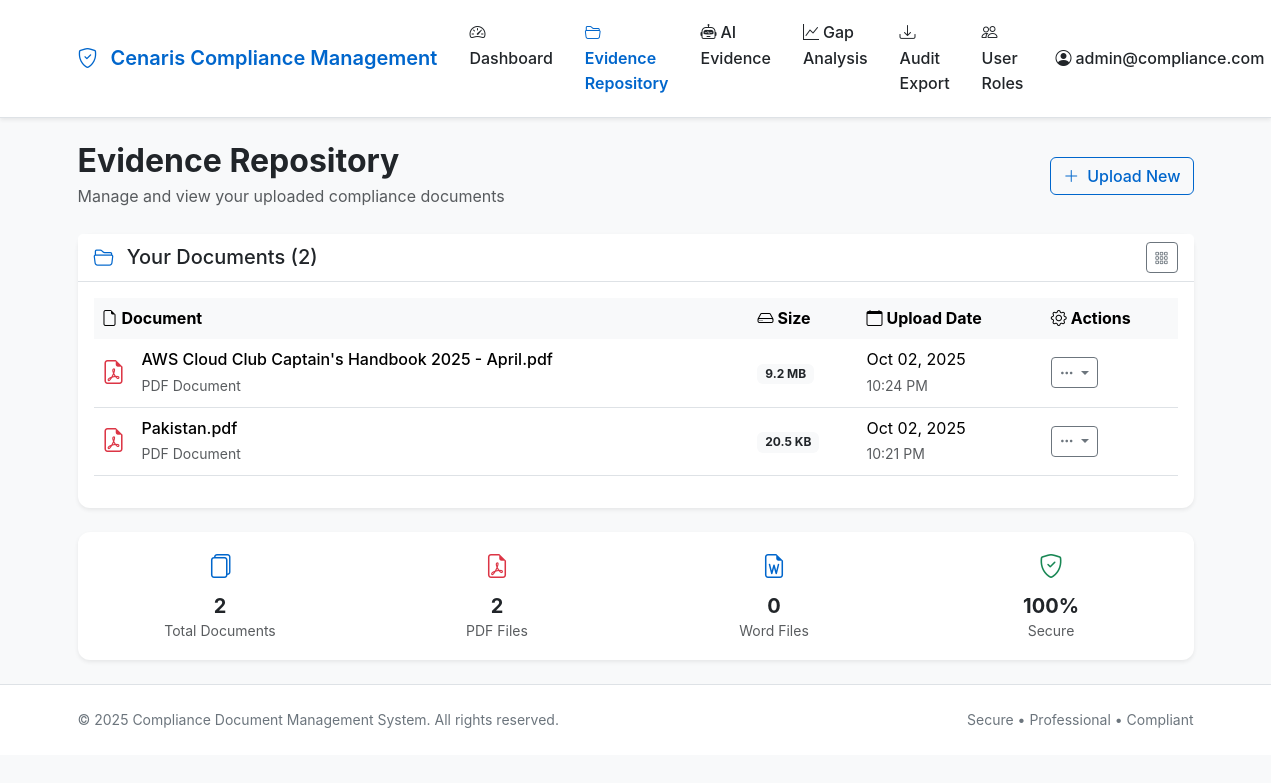
The page /evidence-repository (signed in) on the database as committed earlier.
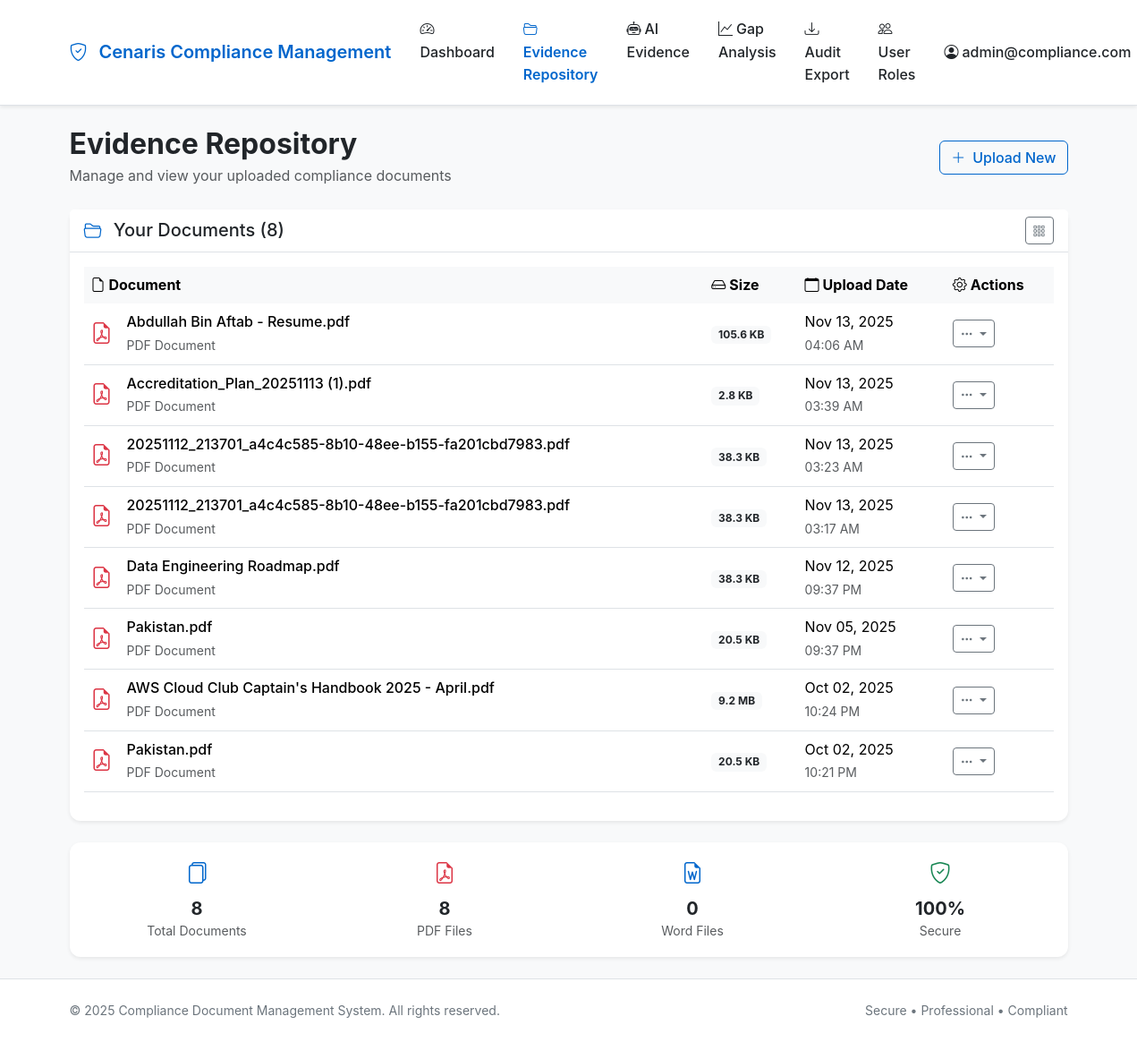
The same page on the database as committed later.
### tables this page shows
CREATE TABLE users (
                id INTEGER PRIMARY KEY AUTOINCREMENT,
                email VARCHAR(120) UNIQUE NOT NULL,
                password_hash VARCHAR(128) NOT NULL,
                created_at DATETIME DEFAULT CURRENT_TIMESTAMP,
                is_active BOOLEAN DEFAULT 1
            );

CREATE TABLE documents (
                id INTEGER PRIMARY KEY AUTOINCREMENT,
                filename VARCHAR(255) NOT NULL,
                original_filename VARCHAR(255) NOT NULL,
                blob_name VARCHAR(255) UNIQUE NOT NULL,
                file_size INTEGER,
                content_type VARCHAR(100),
                uploaded_by INTEGER NOT NULL,
                uploaded_at DATETIME DEFAULT CURRENT_TIMESTAMP,
                is_active BOOLEAN DEFAULT 1,
                FOREIGN KEY (uploaded_by) REFERENCES users (id)
            );

### app/main/routes.py (the view)
@bp.route('/evidence-repository')
@login_required
def evidence_repository():
    documents = Document.get_by_user(current_user.id)
    return render_template('main/evidence_repository.html',
                         title='Evidence Repository',
                         documents=documents)

### app/templates/main/evidence_repository.html (shortened to what this page needs)
{% extends "base.html" %}
{% block content %}
<div class="fade-in">
    <div class="row mb-4">
        <div class="col-12">
            <div class="d-flex justify-content-between align-items-center">
                <div>
                    <h1 class="h2 fw-bold text-dark mb-1">Evidence Repository</h1>
                    <p class="text-muted mb-0">Manage and view your uploaded compliance documents</p>
                </div>
                <div class="d-flex gap-2">
                    <a href="{{ url_for('main.dashboard') }}" class="btn btn-outline-primary">
                        <i class="bi bi-plus-lg me-2"></i>Upload New
                    </a>
                </div>
            </div>
        </div>
    </div>
    <div class="row">
        <div class="col-12">
            <div class="card border-0 shadow-sm">
                <div class="card-header bg-white border-bottom">
                    <div class="d-flex justify-content-between align-items-center">
                        <h5 class="card-title mb-0">
                            <i class="bi bi-folder2-open me-2 text-primary"></i>
                            Your Documents ({{ documents|length }})
                        </h5>
                        {% if documents %}
                            <div class="d-flex gap-2">
                                <button class="btn btn-sm btn-outline-secondary" onclick="toggleView()">
                                    <i class="bi bi-grid-3x3-gap" id="viewToggleIcon"></i>
                                </button>
                            </div>
                        {% endif %}
                    </div>
                </div>
                <div class="card-body">
                    {% if documents %}
                        <div id="tableView">
                            <div class="table-responsive">
                                <table class="table table-hover align-middle">
                                    <thead class="table-light">
                                        <tr>
                                            <th scope="col" class="border-0">
                                                <i class="bi bi-file-earmark me-1"></i>Document
                                            </th>
                                            <th scope="col" class="border-0">
                                                <i class="bi bi-hdd me-1"></i>Size
                                            </th>
                                            <th scope="col" class="border-0">
                                                <i class="bi bi-calendar me-1"></i>Upload Date
                                            </th>
                                            <th scope="col" class="border-0">
                                                <i class="bi bi-gear me-1"></i>Actions
                                            </th>
                                        </tr>
                                    </thead>
                                    <tbody>
                                        {% for document in documents %}
                                            <tr>
                                                <td>
                                                    <div class="d-flex align-items-center">
                                                        <div class="flex-shrink-0 me-3">
                                                            {% if document.content_type == 'application/pdf' %}
                                                                <i class="bi bi-file-earmark-pdf text-danger" style="font-size: 1.5rem;"></i>
                                                            {% else %}
                                                                <i class="bi bi-file-earmark-word text-primary" style="font-size: 1.5rem;"></i>
                                                            {% endif %}
                                                        </div>
                                                        <div class="flex-grow-1 min-w-0">
                                                            <div class="fw-medium text-truncate">{{ document.original_filename }}</div>
                                                            <small class="text-muted">
                                                                {% if document.content_type == 'application/pdf' %}
                                                                    PDF Document
                                                                {% else %}
                                                                    Word Document
                                                                {% endif %}
                                                            </small>
                                                        </div>
                                                    </div>
                                                </td>
                                                <td>
                                                    <span class="badge bg-light text-dark">
                                                        {{ document.get_file_size_formatted() }}
                                                    </span>
                                                </td>
                                                <td>
                                                    <div>{{ document.uploaded_at | datetime_format('%b %d, %Y') }}</div>
                                                    <small class="text-muted">{{ document.uploaded_at | datetime_format('%I:%M %p') }}</small>
                                                </td>
                                                <td>
                                                    <div class="dropdown">
                                                        <button class="btn btn-sm btn-outline-secondary dropdown-toggle"
                                                                type="button" data-bs-toggle="dropdown">
                                                            <i class="bi bi-three-dots"></i>
                                                        </button>
                                                    </div>
                                                </td>
                                            </tr>
                                        {% endfor %}
                                    </tbody>
                                </table>
                            </div>
                        </div>
                    {% endif %}
                </div>
            </div>
        </div>
    </div>
    {% if documents %}
        <div class="row mt-4">
            <div class="col-12">
                <div class="card border-0 shadow-sm">
                    <div class="card-body">
                        <div class="row text-center">
                            <div class="col-md-3">
                                <div class="mb-2">
                                    <i class="bi bi-files text-primary" style="font-size: 1.5rem;"></i>
                                </div>
                                <div class="fw-bold h5 mb-0">{{ documents|length }}</div>
                                <small class="text-muted">Total Documents</small>
                            </div>
                            <div class="col-md-3">
                                <div class="mb-2">
                                    <i class="bi bi-file-earmark-pdf text-danger" style="font-size: 1.5rem;"></i>
                                </div>
                                <div class="fw-bold h5 mb-0">
                                    {{ documents|selectattr('content_type', 'equalto', 'application/pdf')|list|length }}
                                </div>
                                <small class="text-muted">PDF Files</small>
                            </div>
                            <div class="col-md-3">
                                <div class="mb-2">
                                    <i class="bi bi-file-earmark-word text-primary" style="font-size: 1.5rem;"></i>
                                </div>
                                <div class="fw-bold h5 mb-0">
                                    {{ documents|rejectattr('content_type', 'equalto', 'application/pdf')|list|length }}
                                </div>
                                <small class="text-muted">Word Files</small>
                            </div>
                            <div class="col-md-3">
                                <div class="mb-2">
                                    <i class="bi bi-shield-check text-success" style="font-size: 1.5rem;"></i>
                                </div>
                                <div class="fw-bold h5 mb-0">100%</div>
                                <small class="text-muted">Secure</small>
                            </div>
                        </div>
                    </div>
                </div>
            </div>
        </div>
    {% endif %}
</div>
{% endblock %}

### app/templates/base.html (shortened to what this page needs)
<!DOCTYPE html>
<html lang="en">
  <head>
    <link
      href="https://cdn.jsdelivr.net/npm/bootstrap@5.3.2/dist/css/bootstrap.min.css"
      rel="stylesheet"
    />
    <link
      href="https://cdn.jsdelivr.net/npm/bootstrap-icons@1.11.1/font/bootstrap-icons.css"
      rel="stylesheet"
    />
  </head>
  <body>
    <nav class="navbar navbar-expand-lg navbar-light">
      <div class="container">
        <a class="navbar-brand" href="{{ url_for('main.index') }}">
          <i class="bi bi-shield-check me-2"></i>
          Cenaris Compliance Management
        </a>
        <div class="collapse navbar-collapse" id="navbarNav">
          <ul class="navbar-nav me-auto">
            {% if current_user.is_authenticated %}
            <li class="nav-item">
              <a
                class="nav-link {% if request.endpoint == 'main.dashboard' %}active{% endif %}"
                href="{{ url_for('main.dashboard') }}"
              >
                <i class="bi bi-speedometer2 me-1"></i>Dashboard
              </a>
            </li>
            <li class="nav-item">
              <a
                class="nav-link {% if request.endpoint == 'main.evidence_repository' %}active{% endif %}"
                href="{{ url_for('main.evidence_repository') }}"
              >
                <i class="bi bi-folder2-open me-1"></i>Evidence Repository
              </a>
            </li>
            <li class="nav-item">
              <a
                class="nav-link {% if request.endpoint == 'main.ai_evidence' %}active{% endif %}"
                href="{{ url_for('main.ai_evidence') }}"
              >
                <i class="bi bi-robot me-1"></i>AI Evidence
              </a>
            </li>
            <li class="nav-item">
              <a
                class="nav-link {% if request.endpoint == 'main.gap_analysis' %}active{% endif %}"
                href="{{ url_for('main.gap_analysis') }}"
              >
                <i class="bi bi-graph-up me-1"></i>Gap Analysis
              </a>
            </li>
            <li class="nav-item">
              <a
                class="nav-link {% if request.endpoint == 'main.audit_export' %}active{% endif %}"
                href="{{ url_for('main.audit_export') }}"
              >
                <i class="bi bi-download me-1"></i>Audit Export
              </a>
            </li>
            <li class="nav-item">
              <a
                class="nav-link {% if request.endpoint == 'main.user_roles' %}active{% endif %}"
                href="{{ url_for('main.user_roles') }}"
              >
                <i class="bi bi-people me-1"></i>User Roles
              </a>
            </li>
            {% endif %}
          </ul>
          <ul class="navbar-nav">
            {% if current_user.is_authenticated %}
            <li class="nav-item dropdown">
              <a
                class="nav-link dropdown-toggle"
                href="#"
                id="navbarDropdown"
                role="button"
                data-bs-toggle="dropdown"
              >
                <i class="bi bi-person-circle me-1"></i>{{ current_user.email }}
              </a>
            </li>
            {% endif %}
          </ul>
        </div>
      </div>
    </nav>
    <main class="{% block main_class %}container my-4{% endblock %}">
      {% block content %}{% endblock %}
    </main>
    <footer class="footer mt-auto py-4">
      <div class="container">
        <div class="row">
          <div class="col-md-6">
            <p class="mb-0">
              &copy; 2025 Compliance Document Management System. All rights
              reserved.
            </p>
          </div>
          <div class="col-md-6 text-md-end">
            <p class="mb-0">Secure • Professional • Compliant</p>
          </div>
        </div>
      </div>
    </footer>
  </body>
</html>

Rows that differ between the two databases and show on the page:
added documents: content_type "application/pdf" (drawn), original_filename "Abdullah Bin Aftab - Resume.pdf", get_file_size_formatted "105.6 KB", uploaded_at "Nov 13, 2025", uploaded_at "04:06 AM"
added documents: content_type "application/pdf" (drawn), original_filename "Accreditation_Plan_20251113 (1).pdf", get_file_size_formatted "2.8 KB", uploaded_at "Nov 13, 2025", uploaded_at "03:39 AM"
added documents: content_type "application/pdf" (drawn), original_filename "20251112_213701_a4c4c585-8b10-48ee-b155-fa201cbd7983.pdf", get_file_size_formatted "38.3 KB", uploaded_at "Nov 13, 2025", uploaded_at "03:23 AM"
added documents: content_type "application/pdf" (drawn), original_filename "20251112_213701_a4c4c585-8b10-48ee-b155-fa201cbd7983.pdf", get_file_size_formatted "38.3 KB", uploaded_at "Nov 13, 2025", uploaded_at "03:17 AM"
added documents: content_type "application/pdf" (drawn), original_filename "Data Engineering Roadmap.pdf", get_file_size_formatted "38.3 KB", uploaded_at "Nov 12, 2025", uploaded_at "09:37 PM"
added documents: content_type "application/pdf" (drawn), original_filename "Pakistan.pdf", get_file_size_formatted "20.5 KB", uploaded_at "Nov 05, 2025", uploaded_at "09:37 PM"
Other text that changed with them:
{{ documents|length }}: "2" → "8"
text no longer shown: "2"
text now shown: "8"
